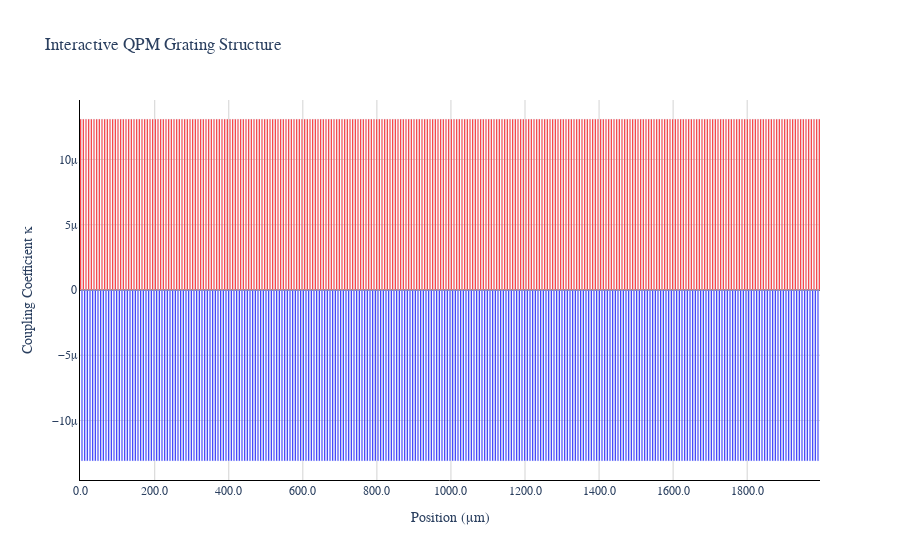
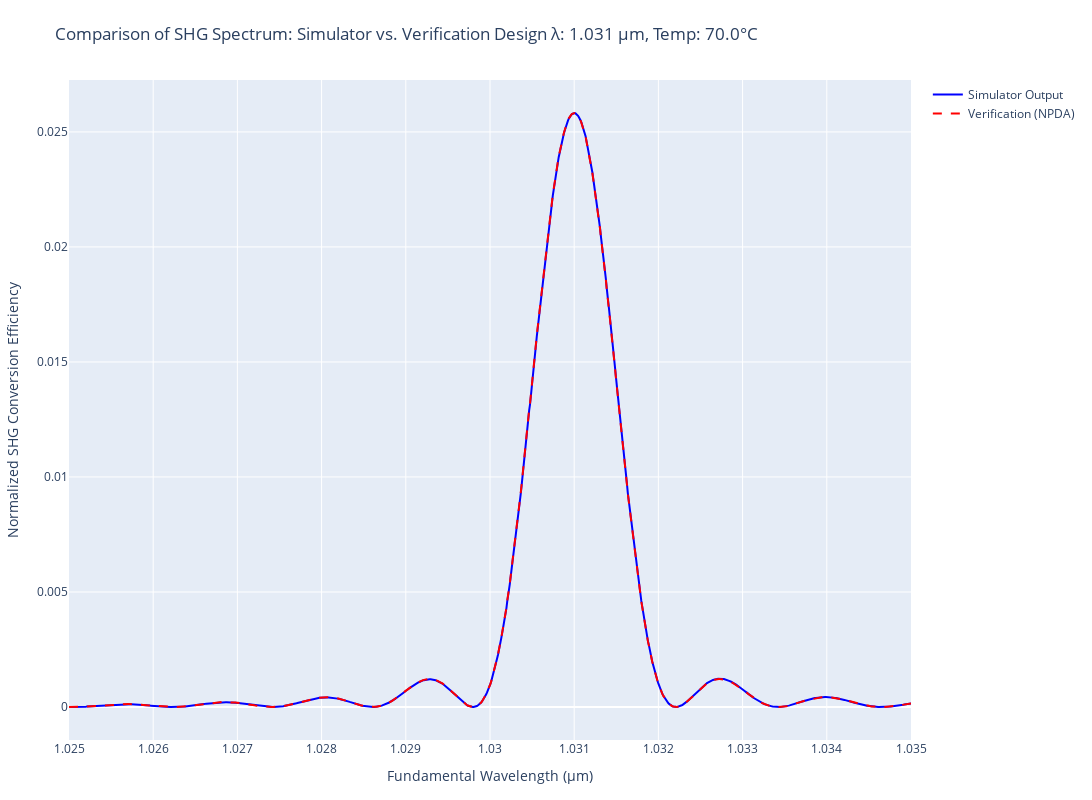

Notebook cell for these charts, in order:
### Code cell
main()

### Figure 1 — Plotly figure (JSON) as saved in the notebook; plotly's stock layout.template omitted (floating-point values rounded to 4 significant figures; data arrays with more than 128 entries replaced by an {"elided": "..."} marker saying what was removed)
{"data": [{"hoverinfo": "text", "hovertext": {"elided": "555 str values"}, "marker": {"color": {"elided": "555 str values"}}, "name": "Domains", "type": "bar", "width": {"elided": "555 float values"}, "x": {"elided": "555 float values"}, "y": {"elided": "555 float values"}}], "layout": {"bargap": 0, "font": {"family": "Arial, sans-serif", "size": 12}, "plot_bgcolor": "white", "title": {"text": "Interactive QPM Grating Structure"}, "xaxis": {"gridcolor": "lightgrey", "linecolor": "black", "linewidth": 1, "showline": true, "tickformat": ".1f", "title": {"text": "Position (μm)"}}, "yaxis": {"gridcolor": "lightgrey", "linecolor": "black", "linewidth": 1, "showline": true, "title": {"text": "Coupling Coefficient κ"}, "zeroline": true, "zerolinecolor": "black", "zerolinewidth": 1.5}}}

### Figure 2 — Plotly figure (JSON) as saved in the notebook; plotly's stock layout.template omitted (floating-point values rounded to 4 significant figures; data arrays with more than 128 entries replaced by an {"elided": "..."} marker saying what was removed)
{"data": [{"line": {"color": "blue"}, "mode": "lines", "name": "Simulator Output", "type": "scatter", "x": {"elided": "1000 float values"}, "y": {"elided": "1000 float values"}}, {"line": {"color": "red", "dash": "dash"}, "mode": "lines", "name": "Verification (NPDA)", "type": "scatter", "x": {"elided": "1000 float values"}, "y": {"elided": "1000 float values"}}], "layout": {"height": 800, "legend": {"font": {"size": 12}}, "margin": {"b": 60, "l": 60, "r": 20, "t": 80}, "title": {"text": "Comparison of SHG Spectrum: Simulator vs. Verification\nDesign λ: 1.031 μm, Temp: 70.0°C"}, "width": 1200, "xaxis": {"title": {"text": "Fundamental Wavelength (μm)"}}, "yaxis": {"title": {"text": "Normalized SHG Conversion Efficiency"}}}}
